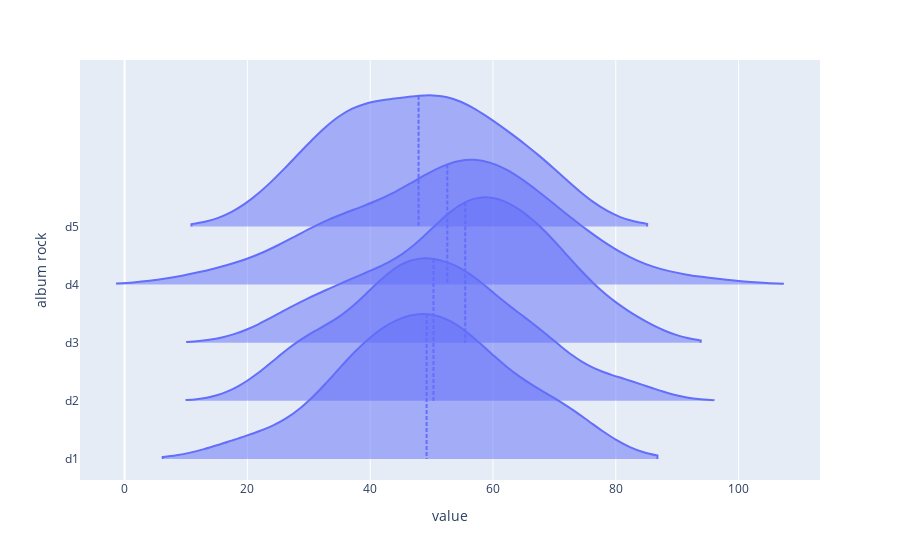

Notebook source saved alongside this figure:
### Code cell
import matplotlib as mpl
import plotly.express as px
sw = album_rock['Danceability'].sort_values()
sw_01 = (sw - sw.min()) / (sw.max() - sw.min())
sw_colors = {n: mpl.colors.rgb2hex(c) for n, c in zip(sw, mpl.cm.viridis(sw_01))}
colors = [k for k in sw_colors.values()]
# px.strip(iris, 'species', 'sepal_length', 'sepal_width',
#          stripmode='overlay', category_orders={'sepal_width': sw.to_list()[::-1]},
#          color_discrete_map=sw_colors)
px.violin(df_concat, orientation='h', labels={'variable':'album rock'}).update_traces(side="positive", width=5, meanline_visible=True,marker_line_width=10)

### Figure 1 — Plotly figure (JSON) as saved in the notebook; plotly's stock layout.template omitted (floating-point values rounded to 4 significant figures; data arrays with more than 128 entries replaced by an {"elided": "..."} marker saying what was removed)
{"data": [{"alignmentgroup": "True", "box": {"visible": false}, "hovertemplate": "value=%{x}<br>album rock=%{y}<extra></extra>", "legendgroup": "", "marker": {"color": "#636efa", "line": {"width": 10}}, "meanline": {"visible": true}, "name": "", "offsetgroup": "", "orientation": "h", "scalegroup": "True", "showlegend": false, "side": "positive", "type": "violin", "width": 5, "x": {"elided": "930 int values"}, "x0": " ", "xaxis": "x", "y": {"elided": "930 str values"}, "y0": " ", "yaxis": "y"}], "layout": {"legend": {"tracegroupgap": 0}, "margin": {"t": 60}, "violinmode": "group", "xaxis": {"anchor": "y", "domain": [0, 1], "title": {"text": "value"}}, "yaxis": {"anchor": "x", "domain": [0, 1], "title": {"text": "album rock"}}}}
